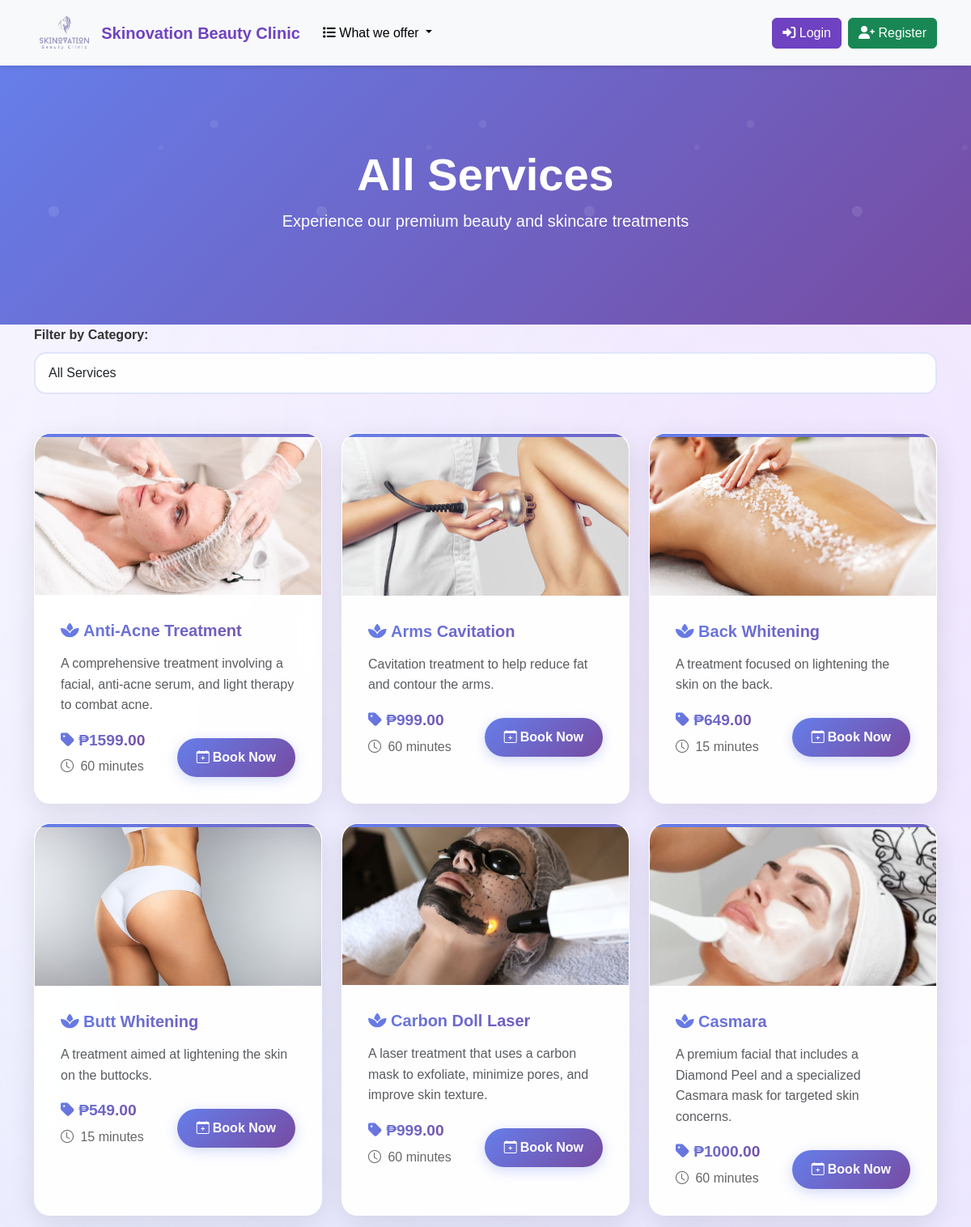
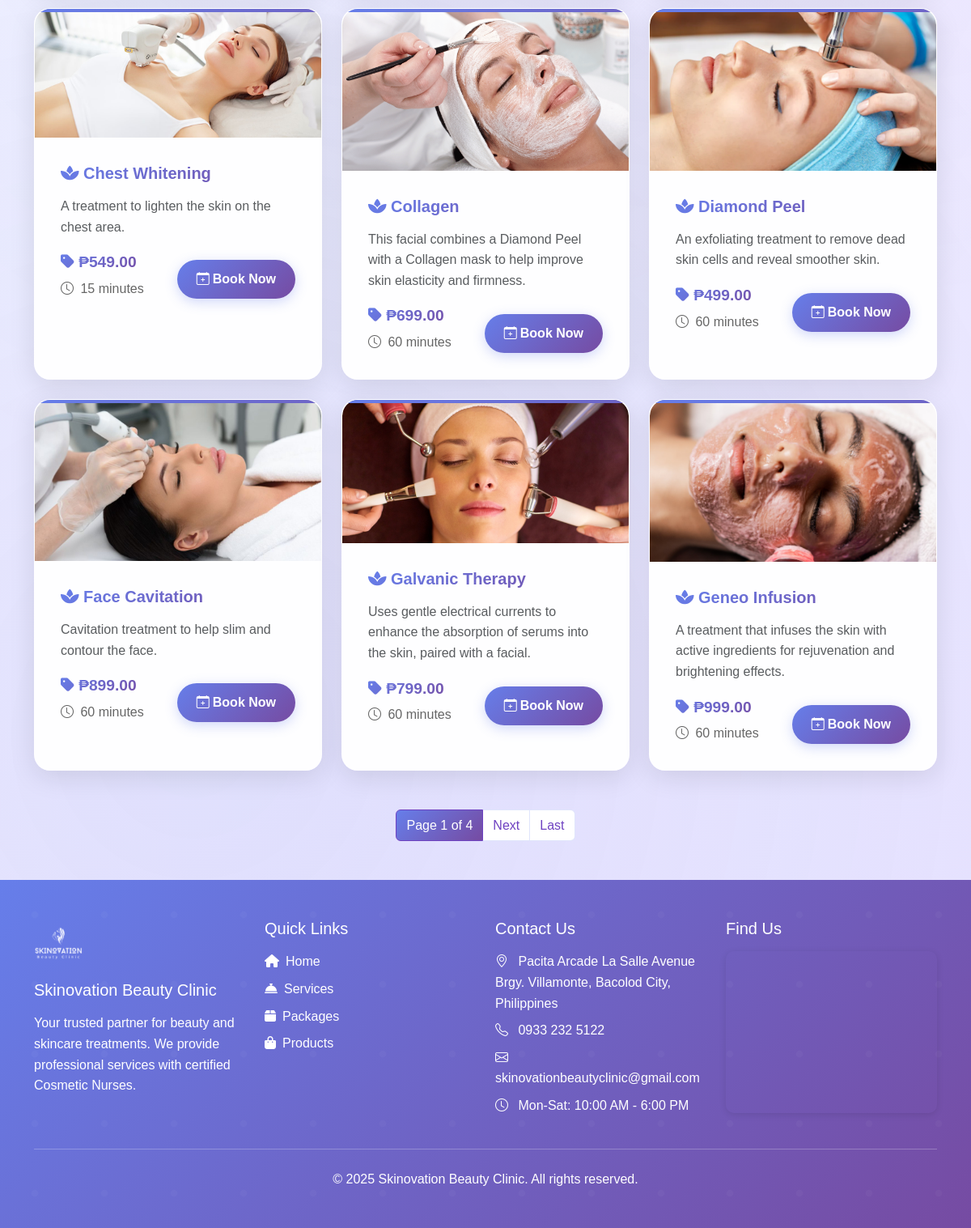
Page /services/ on the committed database (2 pictures, top to bottom).
### services/models.py (models this page shows, shortened)
class Service(models.Model):
    service_name = models.CharField(max_length=100)
    description = models.TextField(blank=True, null=True)
    price = models.DecimalField(max_digits=10, decimal_places=2, blank=True, null=True)
    duration = models.IntegerField(help_text="Duration in minutes")
    category = models.ForeignKey(ServiceCategory, on_delete=models.CASCADE, related_name='services')
    image = models.ImageField(upload_to='services/', blank=True, null=True)
    archived = models.BooleanField(default=False)
    created_at = models.DateTimeField(auto_now_add=True)
    updated_at = models.DateTimeField(auto_now=True)
    class Meta:
        db_table = 'services'
        ordering = ['service_name']

class ServiceImage(models.Model):
    service = models.ForeignKey(Service, on_delete=models.CASCADE, related_name='images')
    image = models.ImageField(upload_to='services/images/')
    alt_text = models.CharField(max_length=255, blank=True, null=True)
    is_primary = models.BooleanField(default=False)
    created_at = models.DateTimeField(auto_now_add=True)
    class Meta:
        db_table = 'service_images'
        ordering = ['-is_primary', '-created_at']

### services/views.py (the view)
# urls.py: path('', views.services_list, name='list'),
def services_list(request):
    category_id = request.GET.get('category')
    if category_id:
        services = Service.objects.filter(category_id=category_id, archived=False).order_by('service_name')
        category = get_object_or_404(ServiceCategory, id=category_id)
        page_obj = None
    else:
        services = Service.objects.filter(archived=False).order_by('service_name')
        category = None
        paginator = Paginator(services, 12)  # 12 items per page (4 rows of 3 columns)
        page_number = request.GET.get('page')
        page_obj = paginator.get_page(page_number)
        services = page_obj  # Use page_obj for template
    categories = ServiceCategory.objects.all()
    context = {
        'services': services,
        'page_obj': page_obj,
        'categories': categories,
        'selected_category': category,
    }
    return render(request, 'services/services_list.html', context)

### appointments/context_processors.py (called while the page is built)
def notification_count(request):
    if request.user.is_authenticated:
        if request.user.user_type == 'admin':
            count = Notification.objects.filter(patient__isnull=True).count()
        else:
            count = Notification.objects.filter(patient=request.user, is_read=False).count()
    else:
        count = 0
    return {
        'notification_count': count
    }

### templates/services/services_list.html (shortened to what this page needs)
{% extends 'base.html' %}
{% load static %}
{% block content %}
<div class="section-header">
    <div class="container text-center mt-5 mb-5">
        <h1 class="display-4 fw-bold animate__animated animate__fadeInDown">
            {% if selected_category %}{{ selected_category.name }}{% else %}All Services{% endif %}
        </h1>
        <p class="lead animate__animated animate__fadeInUp">Experience our premium beauty and skincare treatments</p>
    </div>
</div>
<div class="container">
    <div class="mb-4">
        <label for="category" class="form-label"><strong>Filter by Category:</strong></label>
        <select id="category" class="form-select" onchange="location = this.value;">
            <option value="{% url 'services:list' %}" {% if not selected_category %}selected{% endif %}>All Services</option>
        </select>
    </div>
</div>
<div class="container">
    <div class="row g-4 my-4">
        {% if services %}
            {% for service in services %}
            <div class="col-md-6 col-lg-4">
                <div class="card h-100 service-card">
                    {% if service.images.exists %}
                        {% with service.images.first as primary_image %}
                            <img src="{{ primary_image.image.url }}" class="card-img-top" alt="{{ primary_image.alt_text|default:service.service_name }}" style="max-height:200px;object-fit:cover;">
                        {% endwith %}
                    {% elif service.image %}
                        <img src="{{ service.image.url }}" class="card-img-top" alt="{{ service.service_name }}" style="max-height:200px;object-fit:cover;">
                    {% endif %}
                    <div class="card-body">
                        <h5 class="card-title"><i class="fas fa-spa"></i> <strong>{{ service.service_name }}</strong></h5>
                        {% if service.description %}
                        <p class="card-text text-muted service-description">
                            {{ service.description }}
                        </p>
                        {% endif %}
                        <div class="d-flex justify-content-between align-items-end mt-3">
                            <div>
                                <p class="service-price mb-1"><i class="fas fa-tag"></i> ₱{{ service.price|floatformat:2 }}</p>
                                <p class="service-duration mb-0">
                                    <i class="bi bi-clock me-1"></i>
                                    {{ service.duration }} minutes
                                </p>
                            </div>
                            {% if user.is_authenticated %}
                                <a href="{% url 'appointments:book_service' service.id %}" class="btn btn-purple">
                                    <i class="bi bi-calendar-plus me-1"></i>Book Now
                                </a>
                            {% else %}
                                <a href="{% url 'accounts:login' %}" class="btn btn-purple">
                                    <i class="bi bi-calendar-plus me-1"></i>Book Now
                                </a>
                            {% endif %}
                        </div>
                    </div>
                </div>
            </div>
            {% endfor %}
        {% endif %}
    </div>
    {% if page_obj and page_obj.has_other_pages %}
    <nav aria-label="Services pagination" class="mt-5">
        <ul class="pagination justify-content-center">
            <li class="page-item active">
                <span class="page-link">
                    Page {{ page_obj.number }} of {{ page_obj.paginator.num_pages }}
                </span>
            </li>
            {% if page_obj.has_next %}
                <li class="page-item">
                    <a class="page-link" href="?page={{ page_obj.next_page_number }}">Next</a>
                </li>
                <li class="page-item">
                    <a class="page-link" href="?page={{ page_obj.paginator.num_pages }}">Last</a>
                </li>
            {% endif %}
        </ul>
    </nav>
    {% endif %}
</div>
{% endblock %}

### static/css/style.css (style rules this page uses)
:root { --primary-color: #6f42c1; --secondary-color: #bb8fce; --dark-color: #2c003e; --light-color: #f4ecf7; }
.section-header { background: linear-gradient(135deg, var(--primary-color), var(--secondary-color)); color: white; padding: 4rem 0; }
.btn-purple { background-color: var(--primary-color); border-color: var(--primary-color); color: white; }
body { font-family: 'Poppins', sans-serif; color: #333; line-height: 1.6; padding-top: 70px; }
.service-card { transition: transform 0.3s ease, box-shadow 0.3s ease; border: none; border-radius: 10px; overflow: hidden; box-shadow: 0 4px 6px rgba(0, 0, 0, 0.1); }
.service-price { font-size: 1.25rem; font-weight: 600; color: var(--primary-color); }
.service-duration { color: #666; }
.service-description { color: #666; margin-bottom: 1rem; line-height: 1.4; }
.service-price { color: var(--primary-color); font-size: 1.1rem; font-weight: 600; }
.card-title { color: var(--primary-color); margin-bottom: 0.75rem; }
.btn-purple { background-color: var(--primary-color); color: #fff; border: none; }

### templates/services/services_list.html (style rules this page uses)
:root { --primary-color: #6f42c1; --secondary-color: #8e44ad; --gradient-primary: linear-gradient(135deg, #667eea 0%, #764ba2 100%); --gradient-secondary: linear-gradient(135deg, #f093fb 0%, #f5576c 100%); }
body { background: linear-gradient(135deg, #f8f9ff 0%, #e8e3ff 100%); background-attachment: fixed; position: relative; }
body::before { content: ''; position: fixed; top: 0; left: 0; width: 100%; height: 100%; background: radial-gradient(circle at 20% 80%, rgba(102, 126, 234, 0.1) 0%, transparent 50%), radial-gradient(circle at 80% 20%, rgba(240, 147, 251, 0.1) 0%, transparent 50%), radial-gradient(circle at 40% 40%, rgba(120, 219, 255, 0.05) 0%, transparent 50%); z-index: -1; pointer-events: none; }
.section-header { background: var(--gradient-primary); color: white; padding: 4rem 0; position: relative; overflow: hidden; }
.section-header::before { content: ''; position: absolute; top: 0; left: 0; right: 0; bottom: 0; z-index: 1; }
.section-header .container { position: relative; z-index: 2; }
.service-card { border: none; border-radius: 20px; box-shadow: 0 8px 32px rgba(0, 0, 0, 0.1); transition: all 0.4s ease; background: rgba(255, 255, 255, 0.95); backdrop-filter: blur(15px); position: relative; overflow: hidden; border: 1px solid rgba(255, 255, 255, 0.2); }
.service-card::before { content: ''; position: absolute; top: 0; left: 0; right: 0; height: 4px; background: var(--gradient-primary); background-size: 200% 100%; animation: gradientShift 3s ease infinite; }
.service-card .card-img-top { border-radius: 20px 20px 0 0; transition: all 0.3s ease; }
.service-card .card-body { padding: 2rem; }
.service-card .card-title { background: var(--gradient-primary); -webkit-background-clip: text; -webkit-text-fill-color: transparent; background-clip: text; font-weight: bold; margin-bottom: 1rem; }
.service-description { color: #666; line-height: 1.6; }
.service-price { background: var(--gradient-primary); -webkit-background-clip: text; -webkit-text-fill-color: transparent; background-clip: text; font-weight: bold; font-size: 1.2rem; }
.btn-purple { background: var(--gradient-primary); border: none; color: white; padding: 0.75rem 1.5rem; border-radius: 50px; font-weight: 600; transition: all 0.3s ease; box-shadow: 0 4px 15px rgba(102, 126, 234, 0.3); }
.form-select { border-radius: 15px; border: 2px solid rgba(102, 126, 234, 0.2); padding: 0.75rem 1rem; transition: all 0.3s ease; background: rgba(255, 255, 255, 0.9); backdrop-filter: blur(10px); }
.form-label { font-weight: 600; color: #333; margin-bottom: 0.5rem; }
.pagination .page-link { color: var(--primary-color); border-color: rgba(102, 126, 234, 0.2); transition: all 0.3s ease; }
.pagination .page-item.active .page-link { background: var(--gradient-primary); border-color: var(--primary-color); color: white; }

### rows in the picture
Service: images.first.image (picture), service_name "Anti-Acne Treatment", description "A comprehensive treatment involving a facial, anti-acne serum, and light therapy to combat acne.", price "1599.00", duration "60"
Service: images.first.image (picture), service_name "Arms Cavitation", description "Cavitation treatment to help reduce fat and contour the arms.", price "999.00", duration "60"
Service: images.first.image (picture), service_name "Back Whitening", description "A treatment focused on lightening the skin on the back.", price "649.00", duration "15"
Service: images.first.image (picture), service_name "Butt Whitening", description "A treatment aimed at lightening the skin on the buttocks.", price "549.00", duration "15"
Service: images.first.image (picture), service_name "Carbon Doll Laser", description "A laser treatment that uses a carbon mask to exfoliate, minimize pores, and improve skin texture.", price "999.00", duration "60"
Service: images.first.image (picture), service_name "Casmara", description "A premium facial that includes a Diamond Peel and a specialized Casmara mask for targeted skin concerns.", price "1000.00", duration "60"
Service: images.first.image (picture), service_name "Chest Whitening", description "A treatment to lighten the skin on the chest area.", price "549.00", duration "15"
Service: images.first.image (picture), service_name "Collagen", description "This facial combines a Diamond Peel with a Collagen mask to help improve skin elasticity and firmness.", price "699.00", duration "60"
Service: images.first.image (picture), service_name "Diamond Peel", description "An exfoliating treatment to remove dead skin cells and reveal smoother skin.", price "499.00", duration "60"
Service: images.first.image (picture), service_name "Face Cavitation", description "Cavitation treatment to help slim and contour the face.", price "899.00", duration "60"
Service: images.first.image (picture), service_name "Galvanic Therapy", description "Uses gentle electrical currents to enhance the absorption of serums into the skin, paired with a facial.", price "799.00", duration "60"
Service: images.first.image (picture), service_name "Geneo Infusion", description "A treatment that infuses the skin with active ingredients for rejuvenation and brightening effects.", price "999.00", duration "60"

### other values in the picture
{{ page_obj.number }} "1"
{{ page_obj.paginator.num_pages }} "4"
